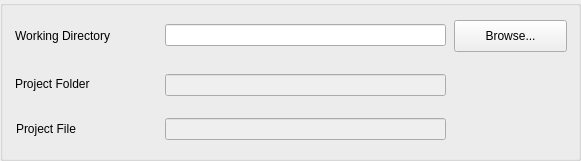
  <widget class="QGroupBox" name="groupBox">
   <property name="geometry">
    <rect>
     <x>15</x>
     <y>63</y>
     <width>581</width>
     <height>161</height>
    </rect>
   </property>
   <property name="title">
    <string/>
   </property>
   <widget class="QLabel" name="label_1">
    <property name="geometry">
     <rect>
      <x>15</x>
      <y>20</y>
      <width>141</width>
      <height>31</height>
     </rect>
    </property>
    <property name="toolTip">
     <string>It is recommended that you choose PROJECT FOLDER
for the Watershed you want to model</string>
    </property>
    <property name="text">
     <string>Working Directory</string>
    </property>
   </widget>
   <widget class="QLineEdit" name="lineEditFile">
    <property name="geometry">
     <rect>
      <x>165</x>
      <y>24</y>
      <width>281</width>
      <height>22</height>
     </rect>
    </property>
    <property name="font">
     <font>
      <weight>75</weight>
      <bold>true</bold>
     </font>
    </property>
    <property name="mouseTracking">
     <bool>false</bool>
    </property>
   </widget>
   <widget class="QPushButton" name="pushButtonFile">
    <property name="geometry">
     <rect>
      <x>454</x>
      <y>20</y>
      <width>113</width>
      <height>32</height>
     </rect>
    </property>
    <property name="text">
     <string>Browse...</string>
    </property>
    <property name="autoDefault">
     <bool>false</bool>
    </property>
   </widget>
   <widget class="QLabel" name="label_2">
    <property name="geometry">
     <rect>
      <x>15</x>
      <y>58</y>
      <width>131</width>
      <height>51</height>
     </rect>
    </property>
    <property name="toolTip">
     <string>This will be your HOME Directory for the PIHMgis.
Output files &amp; Folders will be created relative to this path.</string>
    </property>
    <property name="text">
     <string>Project Folder</string>
    </property>
   </widget>
   <widget class="QLineEdit" name="lineEditFolder">
    <property name="enabled">
     <bool>false</bool>
    </property>
    <property name="geometry">
     <rect>
      <x>165</x>
      <y>74</y>
      <width>281</width>
      <height>22</height>
     </rect>
    </property>
    <property name="font">
     <font>
      <weight>75</weight>
      <bold>true</bold>
     </font>
    </property>
    <property name="mouseTracking">
     <bool>false</bool>
    </property>
   </widget>
   <widget class="QLabel" name="label_3">
    <property name="geometry">
     <rect>
      <x>16</x>
      <y>120</y>
      <width>101</width>
      <height>17</height>
     </rect>
    </property>
    <property name="toolTip">
     <string>This is your new project file that will be created.
Choose this file if you need to open the project later.</string>
    </property>
    <property name="text">
     <string>Project File</string>
    </property>
   </widget>
   <widget class="QLineEdit" name="lineEditFile2">
    <property name="enabled">
     <bool>false</bool>
    </property>
    <property name="geometry">
     <rect>
      <x>165</x>
      <y>118</y>
      <width>281</width>
      <height>22</height>
     </rect>
    </property>
    <property name="font">
     <font>
      <weight>75</weight>
      <bold>true</bold>
     </font>
    </property>
    <property name="mouseTracking">
     <bool>false</bool>
    </property>
    <property name="readOnly">
     <bool>true</bool>
    </property>
   </widget>
  </widget>
